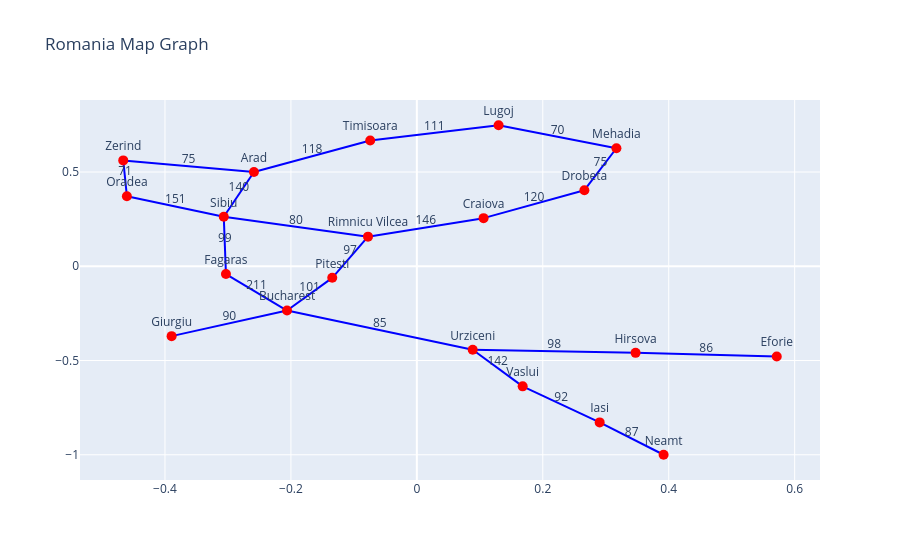

Notebook code for this chart:
### Code cell
networkx_g = g.to_networkx()
pos = nx.spring_layout(networkx_g, seed=42)

fig = go.Figure()
for u, v, data in networkx_g.edges(data=True):
    fig.add_trace(go.Scatter(x=[pos[u][0], pos[v][0]], y=[pos[u][1], pos[v][1]], mode='lines', line=dict(color='blue', width=2)))
    mid_x = (pos[u][0] + pos[v][0]) / 2
    mid_y = (pos[u][1] + pos[v][1]) / 2
    fig.add_trace(go.Scatter(x=[mid_x], y=[mid_y], mode='text', text=str(data['weight']), textposition='top center', showlegend=False))
for node, (x, y) in pos.items():
    fig.add_trace(go.Scatter(x=[x], y=[y], mode='markers+text', text=node, textposition='top center', marker=dict(color='red', size=10)))
fig.update_layout(title="Romania Map Graph", showlegend=False)
fig.show()

### Figure 1 — Plotly figure (JSON) as saved in the notebook; plotly's stock layout.template omitted (floating-point values rounded to 4 significant figures)
{"data": [{"line": {"color": "blue", "width": 2}, "mode": "lines", "type": "scatter", "x": [-0.2587, -0.4663], "y": [0.4999, 0.5617]}, {"mode": "text", "showlegend": false, "text": "75", "textposition": "top center", "type": "scatter", "x": [-0.3625], "y": [0.5308]}, {"line": {"color": "blue", "width": 2}, "mode": "lines", "type": "scatter", "x": [-0.2587, -0.3066], "y": [0.4999, 0.2628]}, {"mode": "text", "showlegend": false, "text": "140", "textposition": "top center", "type": "scatter", "x": [-0.2826], "y": [0.3813]}, {"line": {"color": "blue", "width": 2}, "mode": "lines", "type": "scatter", "x": [-0.2587, -0.07407], "y": [0.4999, 0.6671]}, {"mode": "text", "showlegend": false, "text": "118", "textposition": "top center", "type": "scatter", "x": [-0.1664], "y": [0.5835]}, {"line": {"color": "blue", "width": 2}, "mode": "lines", "type": "scatter", "x": [-0.4663, -0.4605], "y": [0.5617, 0.3718]}, {"mode": "text", "showlegend": false, "text": "71", "textposition": "top center", "type": "scatter", "x": [-0.4634], "y": [0.4668]}, {"line": {"color": "blue", "width": 2}, "mode": "lines", "type": "scatter", "x": [-0.3066, -0.4605], "y": [0.2628, 0.3718]}, {"mode": "text", "showlegend": false, "text": "151", "textposition": "top center", "type": "scatter", "x": [-0.3835], "y": [0.3173]}, {"line": {"color": "blue", "width": 2}, "mode": "lines", "type": "scatter", "x": [-0.3066, -0.3032], "y": [0.2628, -0.04123]}, {"mode": "text", "showlegend": false, "text": "99", "textposition": "top center", "type": "scatter", "x": [-0.3049], "y": [0.1108]}, {"line": {"color": "blue", "width": 2}, "mode": "lines", "type": "scatter", "x": [-0.3066, -0.07757], "y": [0.2628, 0.1572]}, {"mode": "text", "showlegend": false, "text": "80", "textposition": "top center", "type": "scatter", "x": [-0.1921], "y": [0.21]}, {"line": {"color": "blue", "width": 2}, "mode": "lines", "type": "scatter", "x": [-0.07407, 0.1298], "y": [0.6671, 0.7483]}, {"mode": "text", "showlegend": false, "text": "111", "textposition": "top center", "type": "scatter", "x": [0.02788], "y": [0.7077]}, {"line": {"color": "blue", "width": 2}, "mode": "lines", "type": "scatter", "x": [-0.3032, -0.2061], "y": [-0.04123, -0.2348]}, {"mode": "text", "showlegend": false, "text": "211", "textposition": "top center", "type": "scatter", "x": [-0.2547], "y": [-0.138]}, {"line": {"color": "blue", "width": 2}, "mode": "lines", "type": "scatter", "x": [-0.07757, -0.1343], "y": [0.1572, -0.06128]}, {"mode": "text", "showlegend": false, "text": "97", "textposition": "top center", "type": "scatter", "x": [-0.1059], "y": [0.04798]}, {"line": {"color": "blue", "width": 2}, "mode": "lines", "type": "scatter", "x": [-0.07757, 0.106], "y": [0.1572, 0.2553]}, {"mode": "text", "showlegend": false, "text": "146", "textposition": "top center", "type": "scatter", "x": [0.01419], "y": [0.2063]}, {"line": {"color": "blue", "width": 2}, "mode": "lines", "type": "scatter", "x": [-0.2061, -0.1343], "y": [-0.2348, -0.06128]}, {"mode": "text", "showlegend": false, "text": "101", "textposition": "top center", "type": "scatter", "x": [-0.1702], "y": [-0.148]}, {"line": {"color": "blue", "width": 2}, "mode": "lines", "type": "scatter", "x": [-0.2061, -0.3894], "y": [-0.2348, -0.3707]}, {"mode": "text", "showlegend": false, "text": "90", "textposition": "top center", "type": "scatter", "x": [-0.2978], "y": [-0.3027]}, {"line": {"color": "blue", "width": 2}, "mode": "lines", "type": "scatter", "x": [-0.2061, 0.08872], "y": [-0.2348, -0.443]}, {"mode": "text", "showlegend": false, "text": "85", "textposition": "top center", "type": "scatter", "x": [-0.05871], "y": [-0.3389]}, {"line": {"color": "blue", "width": 2}, "mode": "lines", "type": "scatter", "x": [0.106, 0.2661], "y": [0.2553, 0.4038]}, {"mode": "text", "showlegend": false, "text": "120", "textposition": "top center", "type": "scatter", "x": [0.186], "y": [0.3296]}, {"line": {"color": "blue", "width": 2}, "mode": "lines", "type": "scatter", "x": [0.1298, 0.3169], "y": [0.7483, 0.6262]}, {"mode": "text", "showlegend": false, "text": "70", "textposition": "top center", "type": "scatter", "x": [0.2234], "y": [0.6872]}, {"line": {"color": "blue", "width": 2}, "mode": "lines", "type": "scatter", "x": [0.3169, 0.2661], "y": [0.6262, 0.4038]}, {"mode": "text", "showlegend": false, "text": "75", "textposition": "top center", "type": "scatter", "x": [0.2915], "y": [0.515]}, {"line": {"color": "blue", "width": 2}, "mode": "lines", "type": "scatter", "x": [0.08872, 0.3474], "y": [-0.443, -0.4593]}, {"mode": "text", "showlegend": false, "text": "98", "textposition": "top center", "type": "scatter", "x": [0.218], "y": [-0.4511]}, {"line": {"color": "blue", "width": 2}, "mode": "lines", "type": "scatter", "x": [0.08872, 0.1681], "y": [-0.443, -0.6372]}, {"mode": "text", "showlegend": false, "text": "142", "textposition": "top center", "type": "scatter", "x": [0.1284], "y": [-0.5401]}, {"line": {"color": "blue", "width": 2}, "mode": "lines", "type": "scatter", "x": [0.3474, 0.5716], "y": [-0.4593, -0.4784]}, {"mode": "text", "showlegend": false, "text": "86", "textposition": "top center", "type": "scatter", "x": [0.4595], "y": [-0.4689]}, {"line": {"color": "blue", "width": 2}, "mode": "lines", "type": "scatter", "x": [0.1681, 0.2903], "y": [-0.6372, -0.8284]}, {"mode": "text", "showlegend": false, "text": "92", "textposition": "top center", "type": "scatter", "x": [0.2292], "y": [-0.7328]}, {"line": {"color": "blue", "width": 2}, "mode": "lines", "type": "scatter", "x": [0.2903, 0.3919], "y": [-0.8284, -1.0]}, {"mode": "text", "showlegend": false, "text": "87", "textposition": "top center", "type": "scatter", "x": [0.3411], "y": [-0.9142]}, {"marker": {"color": "red", "size": 10}, "mode": "markers+text", "text": "Arad", "textposition": "top center", "type": "scatter", "x": [-0.2587], "y": [0.4999]}, {"marker": {"color": "red", "size": 10}, "mode": "markers+text", "text": "Zerind", "textposition": "top center", "type": "scatter", "x": [-0.4663], "y": [0.5617]}, {"marker": {"color": "red", "size": 10}, "mode": "markers+text", "text": "Sibiu", "textposition": "top center", "type": "scatter", "x": [-0.3066], "y": [0.2628]}, {"marker": {"color": "red", "size": 10}, "mode": "markers+text", "text": "Timisoara", "textposition": "top center", "type": "scatter", "x": [-0.07407], "y": [0.6671]}, {"marker": {"color": "red", "size": 10}, "mode": "markers+text", "text": "Oradea", "textposition": "top center", "type": "scatter", "x": [-0.4605], "y": [0.3718]}, {"marker": {"color": "red", "size": 10}, "mode": "markers+text", "text": "Fagaras", "textposition": "top center", "type": "scatter", "x": [-0.3032], "y": [-0.04123]}, {"marker": {"color": "red", "size": 10}, "mode": "markers+text", "text": "Rimnicu Vilcea", "textposition": "top center", "type": "scatter", "x": [-0.07757], "y": [0.1572]}, {"marker": {"color": "red", "size": 10}, "mode": "markers+text", "text": "Bucharest", "textposition": "top center", "type": "scatter", "x": [-0.2061], "y": [-0.2348]}, {"marker": {"color": "red", "size": 10}, "mode": "markers+text", "text": "Pitesti", "textposition": "top center", "type": "scatter", "x": [-0.1343], "y": [-0.06128]}, {"marker": {"color": "red", "size": 10}, "mode": "markers+text", "text": "Craiova", "textposition": "top center", "type": "scatter", "x": [0.106], "y": [0.2553]}, {"marker": {"color": "red", "size": 10}, "mode": "markers+text", "text": "Lugoj", "textposition": "top center", "type": "scatter", "x": [0.1298], "y": [0.7483]}, {"marker": {"color": "red", "size": 10}, "mode": "markers+text", "text": "Mehadia", "textposition": "top center", "type": "scatter", "x": [0.3169], "y": [0.6262]}, {"marker": {"color": "red", "size": 10}, "mode": "markers+text", "text": "Drobeta", "textposition": "top center", "type": "scatter", "x": [0.2661], "y": [0.4038]}, {"marker": {"color": "red", "size": 10}, "mode": "markers+text", "text": "Giurgiu", "textposition": "top center", "type": "scatter", "x": [-0.3894], "y": [-0.3707]}, {"marker": {"color": "red", "size": 10}, "mode": "markers+text", "text": "Urziceni", "textposition": "top center", "type": "scatter", "x": [0.08872], "y": [-0.443]}, {"marker": {"color": "red", "size": 10}, "mode": "markers+text", "text": "Hirsova", "textposition": "top center", "type": "scatter", "x": [0.3474], "y": [-0.4593]}, {"marker": {"color": "red", "size": 10}, "mode": "markers+text", "text": "Eforie", "textposition": "top center", "type": "scatter", "x": [0.5716], "y": [-0.4784]}, {"marker": {"color": "red", "size": 10}, "mode": "markers+text", "text": "Vaslui", "textposition": "top center", "type": "scatter", "x": [0.1681], "y": [-0.6372]}, {"marker": {"color": "red", "size": 10}, "mode": "markers+text", "text": "Iasi", "textposition": "top center", "type": "scatter", "x": [0.2903], "y": [-0.8284]}, {"marker": {"color": "red", "size": 10}, "mode": "markers+text", "text": "Neamt", "textposition": "top center", "type": "scatter", "x": [0.3919], "y": [-1.0]}], "layout": {"showlegend": false, "title": {"text": "Romania Map Graph"}}}
